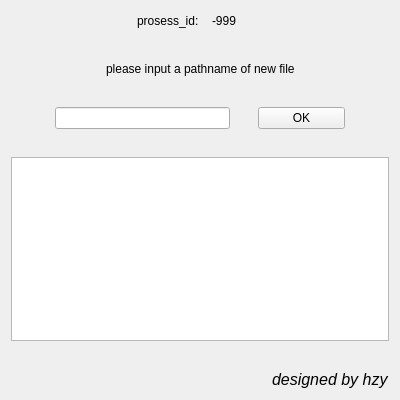
<?xml version="1.0" encoding="UTF-8"?>
<ui version="4.0">
 <class>widget_child2</class>
 <widget class="QWidget" name="widget_child2">
  <property name="geometry">
   <rect>
    <x>0</x>
    <y>0</y>
    <width>400</width>
    <height>400</height>
   </rect>
  </property>
  <property name="windowTitle">
   <string>process_child_write</string>
  </property>
  <layout class="QVBoxLayout" name="verticalLayout">
   <property name="spacing">
    <number>28</number>
   </property>
   <item>
    <layout class="QHBoxLayout" name="horizontalLayout_2">
     <item>
      <spacer name="horizontalSpacer">
       <property name="orientation">
        <enum>Qt::Horizontal</enum>
       </property>
       <property name="sizeHint" stdset="0">
        <size>
         <width>40</width>
         <height>20</height>
        </size>
       </property>
      </spacer>
     </item>
     <item>
      <layout class="QHBoxLayout" name="horizontalLayout" stretch="1,1">
       <property name="spacing">
        <number>13</number>
       </property>
       <property name="leftMargin">
        <number>0</number>
       </property>
       <item>
        <widget class="QLabel" name="label">
         <property name="text">
          <string>prosess_id:</string>
         </property>
        </widget>
       </item>
       <item>
        <widget class="QLabel" name="label_2">
         <property name="text">
          <string>-999</string>
         </property>
        </widget>
       </item>
      </layout>
     </item>
     <item>
      <spacer name="horizontalSpacer_2">
       <property name="orientation">
        <enum>Qt::Horizontal</enum>
       </property>
       <property name="sizeHint" stdset="0">
        <size>
         <width>40</width>
         <height>20</height>
        </size>
       </property>
      </spacer>
     </item>
    </layout>
   </item>
   <item>
    <layout class="QHBoxLayout" name="horizontalLayout_3">
     <item>
      <spacer name="horizontalSpacer_3">
       <property name="orientation">
        <enum>Qt::Horizontal</enum>
       </property>
       <property name="sizeHint" stdset="0">
        <size>
         <width>40</width>
         <height>20</height>
        </size>
       </property>
      </spacer>
     </item>
     <item>
      <widget class="QLabel" name="label_input">
       <property name="text">
        <string>please input a pathname of new file</string>
       </property>
      </widget>
     </item>
     <item>
      <spacer name="horizontalSpacer_4">
       <property name="orientation">
        <enum>Qt::Horizontal</enum>
       </property>
       <property name="sizeHint" stdset="0">
        <size>
         <width>40</width>
         <height>20</height>
        </size>
       </property>
      </spacer>
     </item>
    </layout>
   </item>
   <item>
    <layout class="QHBoxLayout" name="horizontalLayout_4" stretch="1,4,2,1">
     <item>
      <spacer name="horizontalSpacer_5">
       <property name="orientation">
        <enum>Qt::Horizontal</enum>
       </property>
       <property name="sizeHint" stdset="0">
        <size>
         <width>40</width>
         <height>20</height>
        </size>
       </property>
      </spacer>
     </item>
     <item>
      <widget class="QLineEdit" name="lineEdit_copyfilename"/>
     </item>
     <item>
      <widget class="QPushButton" name="pushButton">
       <property name="text">
        <string>OK</string>
       </property>
      </widget>
     </item>
     <item>
      <spacer name="horizontalSpacer_6">
       <property name="orientation">
        <enum>Qt::Horizontal</enum>
       </property>
       <property name="sizeHint" stdset="0">
        <size>
         <width>40</width>
         <height>20</height>
        </size>
       </property>
      </spacer>
     </item>
    </layout>
   </item>
   <item>
    <widget class="QTextBrowser" name="textBrowser"/>
   </item>
   <item>
    <layout class="QHBoxLayout" name="horizontalLayout_5">
     <item>
      <spacer name="horizontalSpacer_7">
       <property name="orientation">
        <enum>Qt::Horizontal</enum>
       </property>
       <property name="sizeHint" stdset="0">
        <size>
         <width>40</width>
         <height>20</height>
        </size>
       </property>
      </spacer>
     </item>
     <item>
      <widget class="QLabel" name="label_designer">
       <property name="font">
        <font>
         <pointsize>12</pointsize>
         <italic>true</italic>
        </font>
       </property>
       <property name="text">
        <string>designed by hzy</string>
       </property>
      </widget>
     </item>
    </layout>
   </item>
  </layout>
 </widget>
 <resources/>
 <connections/>
</ui>
